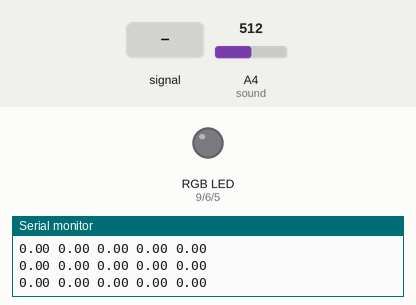
The sketch below on a simulated Arduino Mega 2560, built with avr-gcc and run on an emulated ATmega2560. Shown: an RGB LED mixed from three pins (HIGH = lit), the last lines printed to the serial monitor. Dashed ring = blinking. The test bench sets the inputs (shaded band); at power-on: A4 (sound) = 512. Dim RGB values are drawn brighter than linear.

Above: at 1.2 s.
1.3 s: A4 (sound) fed a 200 Hz sine of ±81 counts around its level
At 1.48 s:
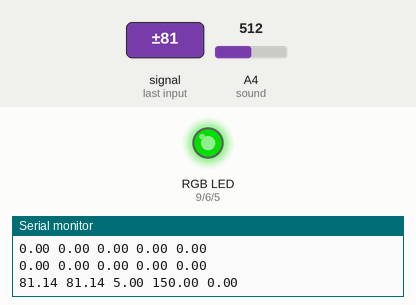
4.3 s: A4 (sound) set to 390
5.9 s: A4 (sound) fed a 200 Hz sine of ±255 counts around its level
At 7.98 s:
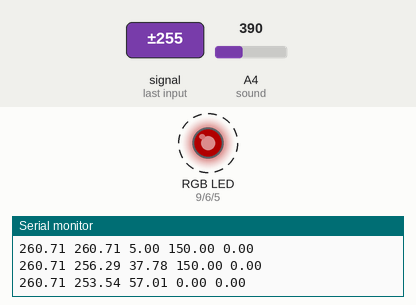
8.9 s: A4 (sound) fed a 1000 Hz sine of ±255 counts around its level
At 9.13 s:
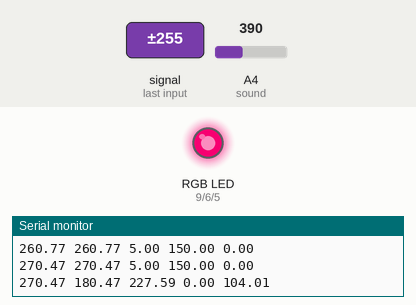
11.9 s: A4 (sound) fed a 50 Hz sine of ±306 counts around its level
14.9 s: A4 (sound) set to 716
At 16.0 s:
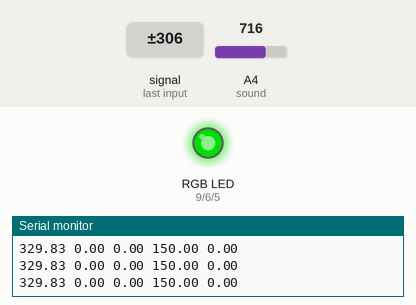
Timing chart, 0 to 17.5 s (numbered marks = the images above; inputs shaded):
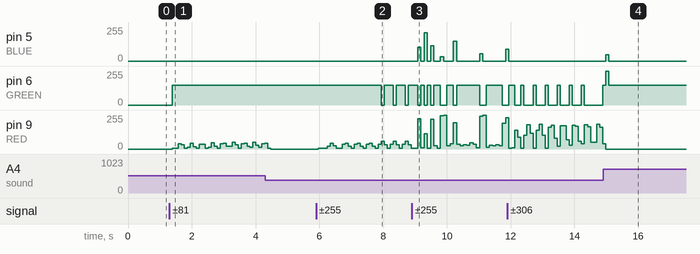

The sketch:

LED_Lights.ino
```cpp
#define GREEN 6
#define RED 9
#define BLUE 5
#define sound A4

void setup() {
  //Set up Pins
  Serial.begin(9600);
  pinMode(GREEN, OUTPUT);
  pinMode(BLUE, OUTPUT);
  pinMode(RED, OUTPUT);
  pinMode(sound, INPUT);
}

void loop() {

    float long_max = 0;
   //Start Mega Loop - to find Long term maximum
    for(int i = 0; i < 10000; i++){

   //declare new STM variable
    int short_max = 0;
    float average = 0;

   //Find short term maximum - Loop 100 times
    for(int j = 0; j < 400; j++){
      average = average + analogRead(sound);
      if(analogRead(sound) > short_max){
        short_max = analogRead(sound);
        }
    }
   float loudness = abs(short_max - average/400);

   if(loudness > long_max){
      long_max = loudness;
    }

   //Calc the RGB values and Vol variables based on formula

   float factor = long_max/20;

   float rA = 10*sq(1/factor);
   float gA = 15*sq(1/factor);
   float bA = 8*sq(1/factor);
   float rB = 15*factor;
   float gB = 4*factor;
   float bB = 9*factor;

   float red = -rA*sq(loudness - rB) + 255;
   float green = -gA*sq(loudness - gB) + 255;
   float blue = -bA*sq(loudness - bB) + 255;


   //if Logic for below 0
   if(red < 0){
    red = 0;
    }
   if(green < 0){
    green = 0;
    }
   if(blue < 0){
    blue = 0;
    }

    if(red < 50 && blue < 50 && green < 150){
      green = 150;
      }

    if(long_max < 1){
      red = 0;
      blue = 0;
      green = 0;
      }
    Serial.print(long_max);
    Serial.print(' ');
    Serial.print(loudness);
    Serial.print(' ');
    Serial.print(red);
    Serial.print(' ');
    Serial.print(green);
    Serial.print(' ');
    Serial.println(blue);

   //Send RGB vals to Lights
   analogWrite(RED, red);
   analogWrite(GREEN, green);
   analogWrite(BLUE, blue);


    }

}
```

Measured:
- after the input at 1.3 s, pin 6 (GREEN): 0/255 → 150/255 after 0.09 s; pin 9 (RED): 0/255 → 4/255 after 0.09 s, → 38/255 0.19 s later, → 33/255 0.09 s later, → 6/255 0.09 s later, … (30 changes in this stretch)
- after the input at 8.9 s, pin 5 (BLUE): 0/255 → 104/255 after 0.18 s, → 0/255 0.10 s later, → 213/255 0.10 s later, → 0/255 0.10 s later, … (13 changes in this stretch)
- after the input at 14.9 s, pin 5 (BLUE): 0/255 → 47/255 after 0.08 s, → 0/255 0.09 s later
